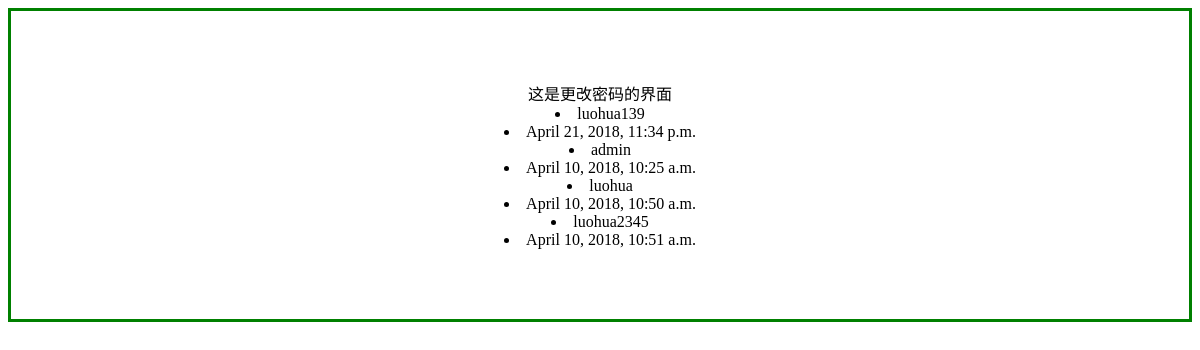
The app's page /learn/changpass/, older data.
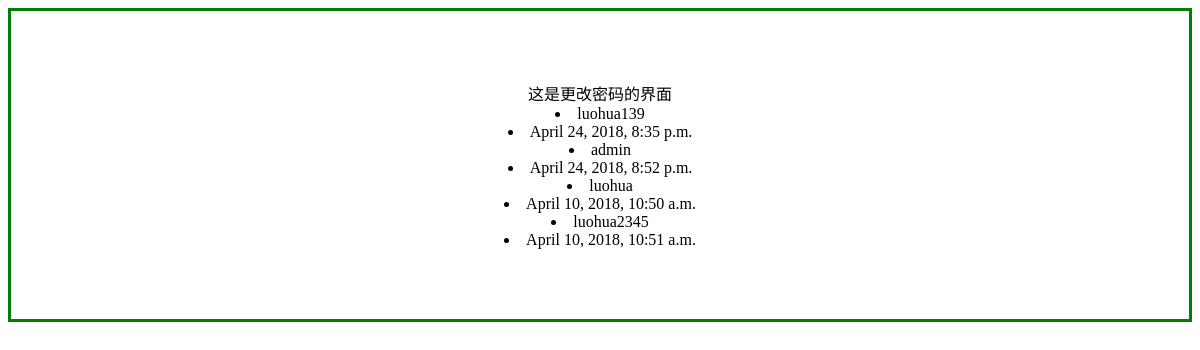
The same page, newer data.
### learn/models.py (models this page shows)
class User(models.Model):
    TYPE_CHIOCE = (
     ('0','commuser'),
     ('1','admin'),
     ('2','superadmin'),
    )
    username = models.CharField(max_length=30)
    password = models.CharField(max_length=50)
    last_login = models.DateTimeField(blank=True)
    user_priority=models.IntegerField(default=0)
    email = models.CharField(max_length=64,default='000')
    def __unicode__(self):
        return self.username

### learn/views.py (the view)
def changpass(request):
   users = User.objects.all()
   for u in (users):
    print (u)
    return render(request,"changpass.html",{'users':users})

### learn/templates/changpass.html (shortened to what this page needs)
<!DOCTYPE html>
<html>
<head lang="en">
</head>
<body>
<div class="center">
    这是更改密码的界面
    {% for user in users %}
        <li>{{ user.username}}</li>
        <li>{{ user.last_login}}</li>
    {% endfor %}
    </div>
</body>
</html>

### learn/templates/changpass.html (style rules this page uses)
.center { padding: 70px 0; border: 3px solid green; text-align: center; }

Row changes from the older to the newer data that the page shows:
changed User "luohua139": last_login "April 21, 2018, 11:34 p.m." → "April 24, 2018, 8:35 p.m."
changed User "admin": last_login "April 10, 2018, 10:25 a.m." → "April 24, 2018, 8:52 p.m."
